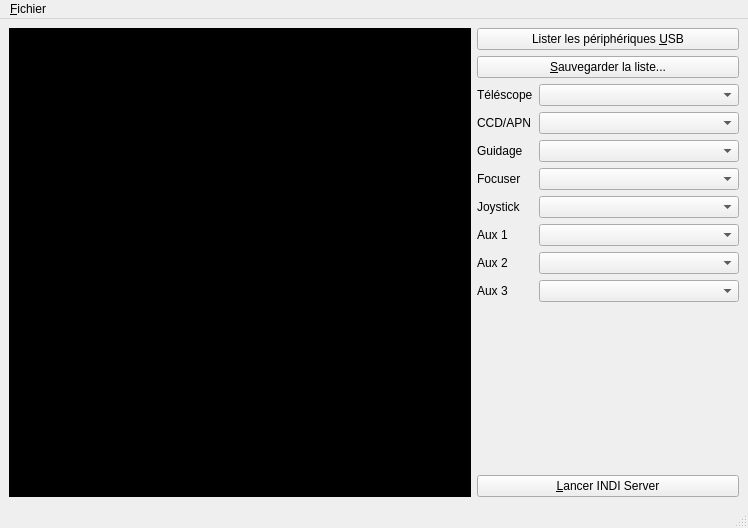
<?xml version="1.0" encoding="UTF-8"?>
<ui version="4.0">
 <class>IndiLauncherMainWindow</class>
 <widget class="QMainWindow" name="IndiLauncherMainWindow">
  <property name="geometry">
   <rect>
    <x>0</x>
    <y>0</y>
    <width>748</width>
    <height>528</height>
   </rect>
  </property>
  <property name="windowTitle">
   <string>IndiLauncher</string>
  </property>
  <widget class="QWidget" name="centralwidget">
   <layout class="QGridLayout" name="gridLayout">
    <item row="0" column="0" rowspan="4">
     <widget class="QPlainTextEdit" name="txt_console">
      <property name="minimumSize">
       <size>
        <width>450</width>
        <height>0</height>
       </size>
      </property>
      <property name="cursor" stdset="0">
       <cursorShape>IBeamCursor</cursorShape>
      </property>
      <property name="styleSheet">
       <string notr="true">background-color: rgb(0, 0, 0);
color: rgb(255,255,255);
font-family: monospace;
font-size: 10pt;</string>
      </property>
      <property name="readOnly">
       <bool>true</bool>
      </property>
     </widget>
    </item>
    <item row="3" column="1">
     <layout class="QVBoxLayout" name="lyt_finalactions">
      <item>
       <widget class="QPushButton" name="btn_indiserver">
        <property name="statusTip">
         <string>Lancer INDI Server avec les pilotes sélectionnés</string>
        </property>
        <property name="text">
         <string>&amp;Lancer INDI Server</string>
        </property>
        <property name="shortcut">
         <string>Ctrl+S</string>
        </property>
       </widget>
      </item>
     </layout>
    </item>
    <item row="0" column="1">
     <layout class="QVBoxLayout" name="lyt_USBactions">
      <item>
       <widget class="QPushButton" name="btn_listUSB">
        <property name="text">
         <string>Lister les périphériques &amp;USB</string>
        </property>
        <property name="shortcut">
         <string>Alt+U</string>
        </property>
       </widget>
      </item>
      <item>
       <widget class="QPushButton" name="btn_saveUSB">
        <property name="statusTip">
         <string>Enregistre le résultat de la commence lsusb dans un fichier</string>
        </property>
        <property name="text">
         <string>&amp;Sauvegarder la liste...</string>
        </property>
       </widget>
      </item>
     </layout>
    </item>
    <item row="1" column="1">
     <layout class="QFormLayout" name="lyt_driverform">
      <item row="0" column="0">
       <widget class="QLabel" name="lbl_telescope">
        <property name="text">
         <string>Téléscope</string>
        </property>
       </widget>
      </item>
      <item row="0" column="1">
       <widget class="QComboBox" name="cb_telescope">
        <property name="minimumSize">
         <size>
          <width>200</width>
          <height>0</height>
         </size>
        </property>
       </widget>
      </item>
      <item row="1" column="0">
       <widget class="QLabel" name="lbl_ccdapn">
        <property name="text">
         <string>CCD/APN</string>
        </property>
       </widget>
      </item>
      <item row="1" column="1">
       <widget class="QComboBox" name="cb_ccdapn">
        <property name="minimumSize">
         <size>
          <width>200</width>
          <height>0</height>
         </size>
        </property>
       </widget>
      </item>
      <item row="2" column="0">
       <widget class="QLabel" name="lbl_guide">
        <property name="text">
         <string>Guidage</string>
        </property>
       </widget>
      </item>
      <item row="2" column="1">
       <widget class="QComboBox" name="cb_guide">
        <property name="minimumSize">
         <size>
          <width>200</width>
          <height>0</height>
         </size>
        </property>
       </widget>
      </item>
      <item row="3" column="0">
       <widget class="QLabel" name="lbl_focuser">
        <property name="text">
         <string>Focuser</string>
        </property>
       </widget>
      </item>
      <item row="3" column="1">
       <widget class="QComboBox" name="cb_focuser">
        <property name="minimumSize">
         <size>
          <width>200</width>
          <height>0</height>
         </size>
        </property>
       </widget>
      </item>
      <item row="4" column="0">
       <widget class="QLabel" name="lbl_joystick">
        <property name="text">
         <string>Joystick</string>
        </property>
       </widget>
      </item>
      <item row="4" column="1">
       <widget class="QComboBox" name="cb_joystick">
        <property name="minimumSize">
         <size>
          <width>200</width>
          <height>0</height>
         </size>
        </property>
       </widget>
      </item>
      <item row="5" column="0">
       <widget class="QLabel" name="lbl_aux1">
        <property name="text">
         <string>Aux 1</string>
        </property>
       </widget>
      </item>
      <item row="5" column="1">
       <widget class="QComboBox" name="cb_aux1">
        <property name="minimumSize">
         <size>
          <width>200</width>
          <height>0</height>
         </size>
        </property>
       </widget>
      </item>
      <item row="6" column="0">
       <widget class="QLabel" name="lbl_aux2">
        <property name="text">
         <string>Aux 2</string>
        </property>
       </widget>
      </item>
      <item row="6" column="1">
       <widget class="QComboBox" name="cb_aux2">
        <property name="minimumSize">
         <size>
          <width>200</width>
          <height>0</height>
         </size>
        </property>
       </widget>
      </item>
      <item row="7" column="0">
       <widget class="QLabel" name="lbl_aux3">
        <property name="text">
         <string>Aux 3</string>
        </property>
       </widget>
      </item>
      <item row="7" column="1">
       <widget class="QComboBox" name="cb_aux3">
        <property name="minimumSize">
         <size>
          <width>200</width>
          <height>0</height>
         </size>
        </property>
       </widget>
      </item>
     </layout>
    </item>
   </layout>
  </widget>
  <widget class="QMenuBar" name="menubar">
   <property name="geometry">
    <rect>
     <x>0</x>
     <y>0</y>
     <width>748</width>
     <height>29</height>
    </rect>
   </property>
   <widget class="QMenu" name="menu_Fichier">
    <property name="title">
     <string>&amp;Fichier</string>
    </property>
    <addaction name="act_nightmode"/>
    <addaction name="separator"/>
    <addaction name="act_quitter"/>
   </widget>
   <addaction name="menu_Fichier"/>
  </widget>
  <widget class="QStatusBar" name="statusbar"/>
  <action name="act_quitter">
   <property name="text">
    <string>&amp;Quitter</string>
   </property>
   <property name="statusTip">
    <string>Quitter l'application</string>
   </property>
   <property name="shortcut">
    <string>Ctrl+Q</string>
   </property>
  </action>
  <action name="act_nightmode">
   <property name="checkable">
    <bool>true</bool>
   </property>
   <property name="text">
    <string>Mode &amp;Nuit</string>
   </property>
   <property name="statusTip">
    <string>Change les couleurs de l'interface</string>
   </property>
   <property name="shortcut">
    <string>Alt+N</string>
   </property>
  </action>
 </widget>
 <tabstops>
  <tabstop>btn_listUSB</tabstop>
  <tabstop>btn_saveUSB</tabstop>
  <tabstop>cb_telescope</tabstop>
  <tabstop>cb_ccdapn</tabstop>
  <tabstop>cb_guide</tabstop>
  <tabstop>cb_focuser</tabstop>
  <tabstop>cb_joystick</tabstop>
  <tabstop>cb_aux1</tabstop>
  <tabstop>cb_aux2</tabstop>
  <tabstop>cb_aux3</tabstop>
  <tabstop>btn_indiserver</tabstop>
  <tabstop>txt_console</tabstop>
 </tabstops>
 <resources/>
 <connections>
  <connection>
   <sender>act_quitter</sender>
   <signal>triggered()</signal>
   <receiver>IndiLauncherMainWindow</receiver>
   <slot>close()</slot>
   <hints>
    <hint type="sourcelabel">
     <x>-1</x>
     <y>-1</y>
    </hint>
    <hint type="destinationlabel">
     <x>349</x>
     <y>259</y>
    </hint>
   </hints>
  </connection>
 </connections>
</ui>
